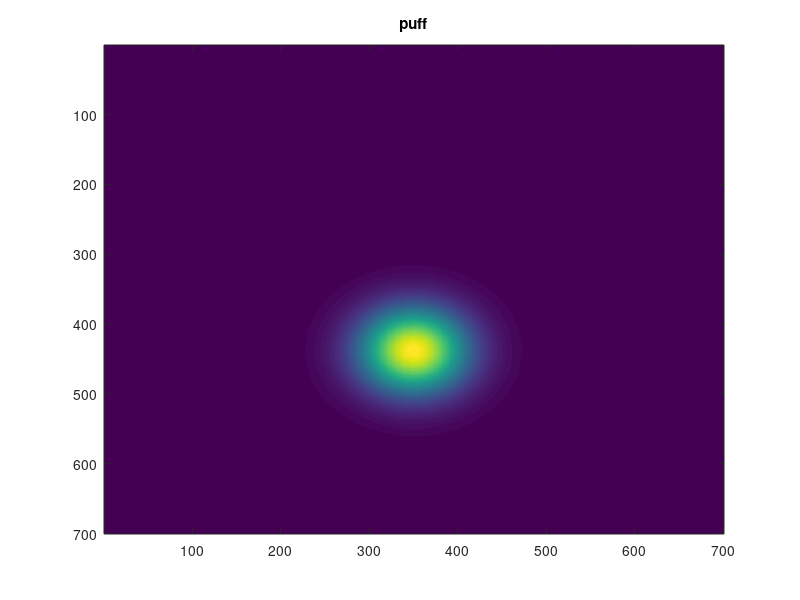

The MATLAB script that drew this image:
Q = 7.3e-2 * 1e11;
lx = 700;
ly = 700;
u = 5;
t = 3999 * 0.044;
[x,y] = meshgrid(-3490:10:3500,-3490:10:3500);
by0 = 300%0.08*abs(x).*(1+0.0001*abs(x)).^(-0.5);
bz0 = 300%0.06*abs(x).*(1+0.0015*abs(x)).^(-0.5);
tmp1 = (4*pi)^(3.0/2).*by0.*by0.*by0;
tmp2 = (-(x).*(x)./(by0.*by0) - (y-u*t).*(y-u*t)./(by0.*by0))/4;
c = Q./tmp1.*exp(tmp2);
figure;
imagesc(c);
%colorbar;
title puff;
